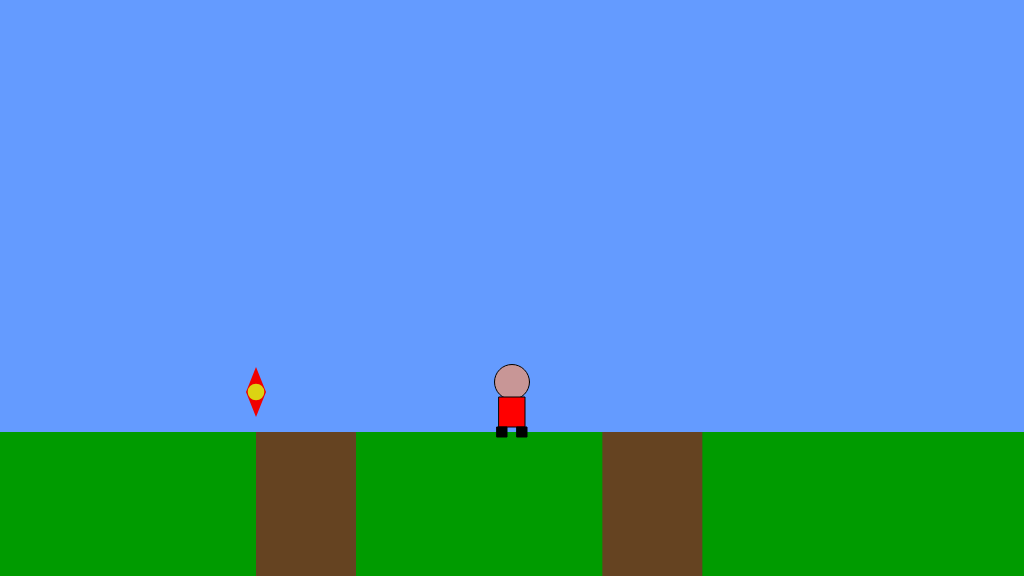
Frame 1 (no input)
Frame 60 (no input): identical to frame 1, image omitted
Frame 120 (the mouse pressed at the canvas centre since frame 60): identical to frame 1, image omitted

The p5.js sketch that drew this single still picture (run headless with seeded random() and noise() and a simulated clock; from frame 60 on, the mouse is pressed at the canvas centre):

// p5.js sketch
// ── sketch.js
/*

The Game Project

Week 3

Game interaction

*/


var gameChar_x;
var gameChar_y;
var floorPos_y;

var isLeft;
var isRight;
var isPlummeting;
var isFalling;

var collectable;


function setup()
{
	createCanvas(1024, 576);
	floorPos_y = height * 3/4;
	gameChar_x = width/2;
	gameChar_y = floorPos_y;
    
    isLeft = false;
    isRight = false;
    isPlummeting = false;
    isFalling = false;
    
    collectables = {pos_x: width/4, pos_y: floorPos_y - 40, size: 50,
                   isFound: false};
}

function draw()
{

	///////////DRAWING CODE//////////

	background(100,155,255); //fill the sky blue


	noStroke();
	fill(0,155,0);
	rect(0, floorPos_y, width, height - floorPos_y); //draw some green ground
    
	//draw the canyons
    fill(101,67,33);
    rect(width/4, floorPos_y, 100, height - floorPos_y);
    rect(width/1.7, floorPos_y, 100, height - floorPos_y);
    
    //**********************collectable*************************
    if(dist(gameChar_x, gameChar_y, collectables.pos_x, collectables.pos_y)<41)
    {
        collectables.isFound = true;
    }
    if(collectables.isFound == false)
    {
            //ruby
        fill(240,0,0);
        quad(collectables.pos_x-10, collectables.pos_y,
             collectables.pos_x, collectables.pos_y -collectables.size/2,
             collectables.pos_x+10, collectables.pos_y,
             collectables.pos_x, collectables.pos_y +collectables.size/2);
        //shiny center circle
        fill(218,225,19,240);
        ellipse(collectables.pos_x,collectables.pos_y,collectables.size/3);
        
    }

    
    stroke(0);
	//the game character
	if(isLeft && isFalling)
	{
		// add your jumping-left code
        	//Jumping to the left
        //Add your code here ...
            //head
        fill(200,150,150);
        ellipse(gameChar_x, gameChar_y-55,35);

        //right leg
        fill(0);
        triangle(gameChar_x - 7, gameChar_y - 25,
             gameChar_x, gameChar_y - 25,
             gameChar_x -15, gameChar_y-10);

        //right arm
        rect(gameChar_x -15, gameChar_y - 40, 10, 2);

        //Body
        fill(255,0,0);
        rect(gameChar_x - 8, gameChar_y-40, 16,20);
        //left arm
        fill(0);
        triangle(gameChar_x, gameChar_y - 35,
             gameChar_x + 7, gameChar_y - 35,
             gameChar_x + 15, gameChar_y-30); 

        //left leg
        triangle(gameChar_x, gameChar_y - 25,
            gameChar_x + 7, gameChar_y - 25,
            gameChar_x +15, gameChar_y-10);

	}
	else if(isRight && isFalling)
	{
		// add your jumping-right code
        	//Jumping right

        //Add your code here ...
        //head
        fill(200,150,150);
        ellipse(gameChar_x, gameChar_y-55,35);

        //right leg
        fill(0);
        triangle(gameChar_x, gameChar_y - 25,
            gameChar_x + 7, gameChar_y - 25,
            gameChar_x +15, gameChar_y-10);
        //left arm
        fill(0);
        rect(gameChar_x +5, gameChar_y - 40, 10, 2);    
        //Body
        fill(255,0,0);
        rect(gameChar_x - 8, gameChar_y-40, 16,20);
        //rigth arm
        fill(0);
        triangle(gameChar_x - 7, gameChar_y - 35,
             gameChar_x, gameChar_y - 35,
             gameChar_x -15, gameChar_y-30);
        //left leg
        triangle(gameChar_x - 7, gameChar_y - 25,
             gameChar_x, gameChar_y - 25,
             gameChar_x -15, gameChar_y-10);


	}
	else if(isLeft)
	{
		// add your walking left code
        	//Walking, turned left ***************************
        //head
        //console.log("inside 'isLeft'");
        fill(200,150,150);
        ellipse(gameChar_x, gameChar_y-50, 35);

        //right leg
        fill(0);
        triangle(gameChar_x - 7, gameChar_y - 10,
             gameChar_x, gameChar_y - 10,
             gameChar_x -15, gameChar_y+5);

        //body
        fill(255,0,0);
        rect(gameChar_x-8, gameChar_y-35, 16,30);

        //left leg
        fill(0);
        triangle(gameChar_x, gameChar_y - 10,
            gameChar_x + 7, gameChar_y - 10,
            gameChar_x +15, gameChar_y+5);

	}
	else if(isRight)
	{
		// add your walking right code
        	//Walking, turned right
        //head
        //console.log("inside isRight");
        fill(200,150,150);
        ellipse(gameChar_x, gameChar_y-50, 35);

        //right leg
        fill(0);
        triangle(gameChar_x, gameChar_y - 10,
            gameChar_x + 7, gameChar_y - 10,
            gameChar_x +15, gameChar_y+5);

        //body
        fill(255,0,0);
        rect(gameChar_x-8, gameChar_y-35, 16,30);

        //left leg
        fill(0);
        triangle(gameChar_x - 7, gameChar_y - 10,
             gameChar_x, gameChar_y - 10,
             gameChar_x -15, gameChar_y+5);
    }
	else if(isFalling || isPlummeting)
	{
		// add your jumping facing forwards code
        	//Jumping facing forwards ********************************
        //head
        fill(200,150,150);
        ellipse(gameChar_x, gameChar_y-55,35);

        //Body
        fill(255,0,0);
        rect(gameChar_x - 13, gameChar_y-40, 26,20);

        //legs
        fill(0);
        rect(gameChar_x -15,gameChar_y -25,10,10);
        rect(gameChar_x +5, gameChar_y -25, 10, 10);

        //arms out
        fill(0);
        rect(gameChar_x -20, gameChar_y - 40, 10, 5);
        rect(gameChar_x +10, gameChar_y - 40, 10, 5);

	}
	else
	{
		// add your standing front facing code
        //Standing, facing frontwards ************************
        //head
        fill(200,150,150);
        ellipse(gameChar_x, gameChar_y-50, 35);

        //body
        fill(255,0,0);
        rect(gameChar_x-13, gameChar_y-35, 26,30);

        //left leg
        fill(0);
        rect(gameChar_x -15, gameChar_y - 5, 10, 10);
        rect(gameChar_x +5, gameChar_y - 5, 10, 10);

	}

	///////////INTERACTION CODE//////////
	//Put conditional statements to move the game character below here
    if(isLeft == true)
    {
        gameChar_x -= 1;
        //console.log("WALKING LEFT ");
    }
        
    if(isRight == true)
    {
        gameChar_x += 1;
    }
    
    // check if game character is above ground level
    if(gameChar_y < floorPos_y){
        //console.log("personaje  en el aire");
        gameChar_y += 1;
        isFalling = true;
    }else{
        isFalling = false;
    }
}


function keyPressed()
{
	// if statements to control the animation of the character when
	// keys are pressed.

	//open up the console to see how these work
    console.log(keyCode);
    if(keyCode ==37)
    {
        //console.log("left arrow");
        isLeft = true;
    }
    else if(keyCode == 39)
    {
        //console.log("right arrow")
        //console.log(keyCode);
        isRight = true;
    }
    else if(keyCode == 32) // jump command
    {
        if(gameChar_y == floorPos_y)
        {
           gameChar_y -=100 ;
        }

    }
}

function keyReleased()
{
	// if statements to control the animation of the character when
	// keys are released.

	//console.log("keyReleased: " + key);
	//console.log("keyReleased: " + keyCode);
    if(keyCode ==37)
    {
        //console.log("left arrow unpressed");
        isLeft = false;
    }
    else if(keyCode == 39)
    {
        //console.log("right arrow unpressed")
        isRight = false;
    }
}
